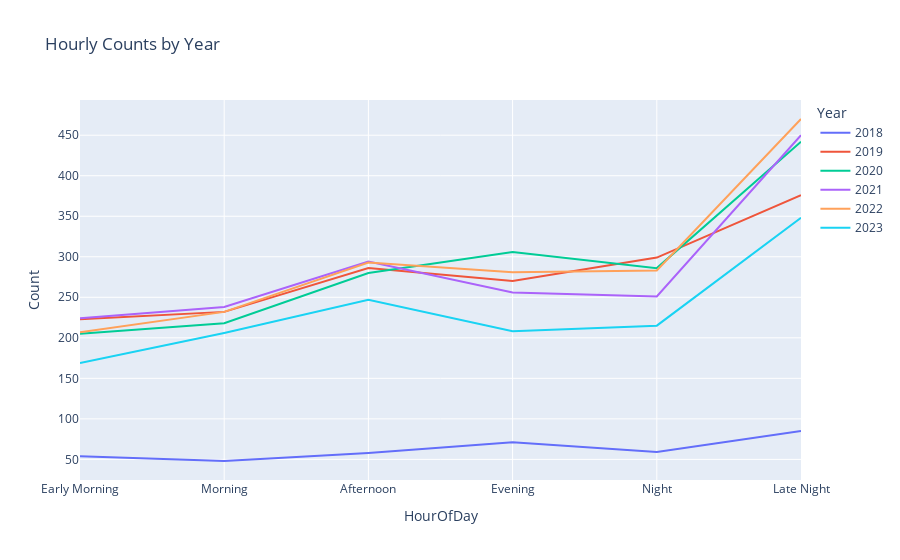

This figure's notebook cell:
### Code cell
days = ['Early Morning', 'Morning', 'Afternoon', 'Evening', 'Night','Late Night']
df['HourOfDay'] = pd.Categorical(df['HourOfDay'], categories=days, ordered=True)

# Group by 'HourOfDay' and 'Year', then calculate the count
count_data = df.groupby(['HourOfDay', 'Year']).size().reset_index(name='Count')

# Create a sample line plot
fig = px.line(count_data, x='HourOfDay', y='Count', color='Year', title='Hourly Counts by Year')

fig.show()
#fig.write_html("Hourly_Counts_by_Year.html")

### Figure 1 — Plotly figure (JSON) as saved in the notebook; plotly's stock layout.template omitted (floating-point values rounded to 4 significant figures)
{"data": [{"hovertemplate": "Year=2018<br>HourOfDay=%{x}<br>Count=%{y}<extra></extra>", "legendgroup": "2018", "line": {"color": "#636efa", "dash": "solid"}, "marker": {"symbol": "circle"}, "mode": "lines", "name": "2018", "orientation": "v", "showlegend": true, "type": "scatter", "x": ["Early Morning", "Morning", "Afternoon", "Evening", "Night", "Late Night"], "xaxis": "x", "y": [54, 48, 58, 71, 59, 85], "yaxis": "y"}, {"hovertemplate": "Year=2019<br>HourOfDay=%{x}<br>Count=%{y}<extra></extra>", "legendgroup": "2019", "line": {"color": "#EF553B", "dash": "solid"}, "marker": {"symbol": "circle"}, "mode": "lines", "name": "2019", "orientation": "v", "showlegend": true, "type": "scatter", "x": ["Early Morning", "Morning", "Afternoon", "Evening", "Night", "Late Night"], "xaxis": "x", "y": [223, 232, 286, 270, 299, 376], "yaxis": "y"}, {"hovertemplate": "Year=2020<br>HourOfDay=%{x}<br>Count=%{y}<extra></extra>", "legendgroup": "2020", "line": {"color": "#00cc96", "dash": "solid"}, "marker": {"symbol": "circle"}, "mode": "lines", "name": "2020", "orientation": "v", "showlegend": true, "type": "scatter", "x": ["Early Morning", "Morning", "Afternoon", "Evening", "Night", "Late Night"], "xaxis": "x", "y": [205, 218, 280, 306, 286, 442], "yaxis": "y"}, {"hovertemplate": "Year=2021<br>HourOfDay=%{x}<br>Count=%{y}<extra></extra>", "legendgroup": "2021", "line": {"color": "#ab63fa", "dash": "solid"}, "marker": {"symbol": "circle"}, "mode": "lines", "name": "2021", "orientation": "v", "showlegend": true, "type": "scatter", "x": ["Early Morning", "Morning", "Afternoon", "Evening", "Night", "Late Night"], "xaxis": "x", "y": [224, 238, 294, 256, 251, 450], "yaxis": "y"}, {"hovertemplate": "Year=2022<br>HourOfDay=%{x}<br>Count=%{y}<extra></extra>", "legendgroup": "2022", "line": {"color": "#FFA15A", "dash": "solid"}, "marker": {"symbol": "circle"}, "mode": "lines", "name": "2022", "orientation": "v", "showlegend": true, "type": "scatter", "x": ["Early Morning", "Morning", "Afternoon", "Evening", "Night", "Late Night"], "xaxis": "x", "y": [207, 232, 293, 281, 283, 470], "yaxis": "y"}, {"hovertemplate": "Year=2023<br>HourOfDay=%{x}<br>Count=%{y}<extra></extra>", "legendgroup": "2023", "line": {"color": "#19d3f3", "dash": "solid"}, "marker": {"symbol": "circle"}, "mode": "lines", "name": "2023", "orientation": "v", "showlegend": true, "type": "scatter", "x": ["Early Morning", "Morning", "Afternoon", "Evening", "Night", "Late Night"], "xaxis": "x", "y": [169, 206, 247, 208, 215, 348], "yaxis": "y"}], "layout": {"autosize": true, "legend": {"title": {"text": "Year"}, "tracegroupgap": 0}, "title": {"text": "Hourly Counts by Year"}, "xaxis": {"anchor": "y", "autorange": true, "domain": [0, 1], "range": [0, 5], "title": {"text": "HourOfDay"}, "type": "category"}, "yaxis": {"anchor": "x", "autorange": true, "domain": [0, 1], "range": [24.56, 493.4], "title": {"text": "Count"}, "type": "linear"}}}
